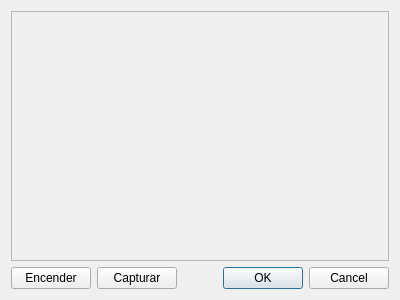
<?xml version="1.0" encoding="UTF-8"?>
<ui version="4.0">
 <class>cameradialog</class>
 <widget class="QDialog" name="cameradialog">
  <property name="geometry">
   <rect>
    <x>0</x>
    <y>0</y>
    <width>400</width>
    <height>300</height>
   </rect>
  </property>
  <property name="windowTitle">
   <string>Dialog</string>
  </property>
  <layout class="QVBoxLayout" name="verticalLayout">
   <item>
    <widget class="QScrollArea" name="scrollArea">
     <property name="widgetResizable">
      <bool>true</bool>
     </property>
     <widget class="QWidget" name="scrollAreaWidgetContents">
      <property name="geometry">
       <rect>
        <x>0</x>
        <y>0</y>
        <width>380</width>
        <height>245</height>
       </rect>
      </property>
     </widget>
    </widget>
   </item>
   <item>
    <layout class="QHBoxLayout" name="horizontalLayout">
     <item>
      <widget class="QPushButton" name="onPushButton">
       <property name="text">
        <string>Encender</string>
       </property>
      </widget>
     </item>
     <item>
      <widget class="QPushButton" name="captPushButton">
       <property name="text">
        <string>Capturar</string>
       </property>
      </widget>
     </item>
     <item>
      <widget class="QDialogButtonBox" name="buttonBox">
       <property name="orientation">
        <enum>Qt::Horizontal</enum>
       </property>
       <property name="standardButtons">
        <set>QDialogButtonBox::Cancel|QDialogButtonBox::Ok</set>
       </property>
      </widget>
     </item>
    </layout>
   </item>
  </layout>
 </widget>
 <resources/>
 <connections>
  <connection>
   <sender>buttonBox</sender>
   <signal>accepted()</signal>
   <receiver>cameradialog</receiver>
   <slot>accept()</slot>
   <hints>
    <hint type="sourcelabel">
     <x>248</x>
     <y>254</y>
    </hint>
    <hint type="destinationlabel">
     <x>157</x>
     <y>274</y>
    </hint>
   </hints>
  </connection>
  <connection>
   <sender>buttonBox</sender>
   <signal>rejected()</signal>
   <receiver>cameradialog</receiver>
   <slot>reject()</slot>
   <hints>
    <hint type="sourcelabel">
     <x>316</x>
     <y>260</y>
    </hint>
    <hint type="destinationlabel">
     <x>286</x>
     <y>274</y>
    </hint>
   </hints>
  </connection>
 </connections>
</ui>
